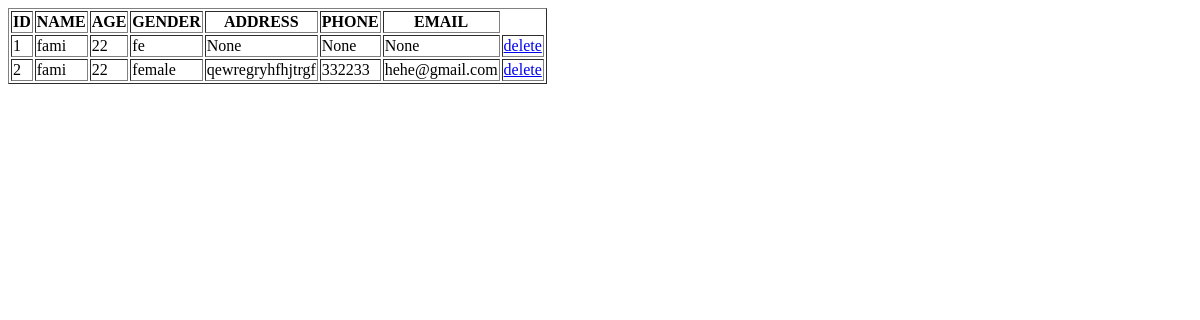
Before: /manageuser with the older database file.
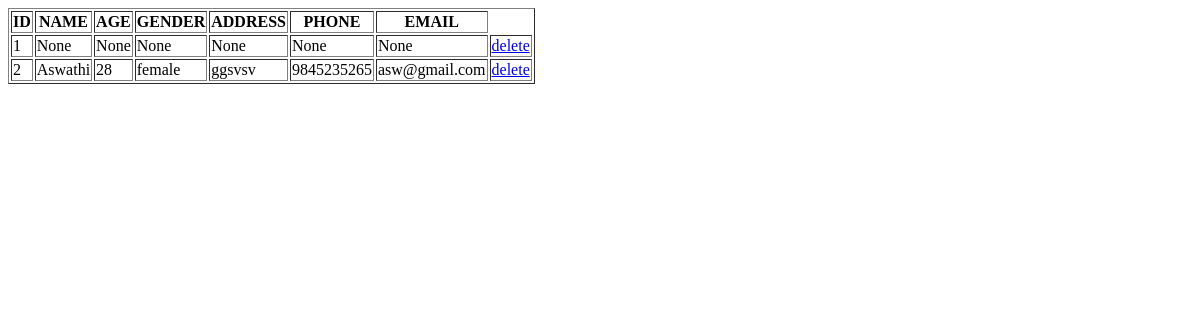
After: the same page with the newer database file.
### roadapp/models.py (models this page shows)
class UserTable(models.Model):
    LOGIN=models.ForeignKey(LoginTable,on_delete=models.CASCADE,null=True,blank=True)
    Name=models.CharField(max_length=20,null=True,blank=True)
    Age=models.IntegerField(null=True,blank=True)
    Gender=models.CharField(max_length=20,null=True,blank=True)
    Address=models.CharField(max_length=50,null=True,blank=True)
    Phone=models.BigIntegerField(null=True,blank=True)
    Email=models.CharField(max_length=50,null=True,blank=True)

### roadapp/views.py (the view)
# urls.py: path('manageuser', manageuser.as_view(), name='manageuser'),
class manageuser(View):
    def get(self, request):
        obj = UserTable.objects.all()
        return render(request, "Administration/manageuser.html", {'val': obj})

### templates/Administration/manageuser.html (shortened to what this page needs)
<!DOCTYPE html>
<html lang="en">
<head>
</head>
<body>
     <table border="1">
        <tr>
            <th>ID</th>
            <th>NAME</th>
            <th>AGE</th>
            <th>GENDER</th>
            <th> ADDRESS</th>
            <th>  PHONE  </th>
            <th>EMAIL</th>
        </tr>
        {% for i in val %}
        <tr>
            <td>{{ forloop.counter }}</td>
            <td>{{i.Name}}</td>
            <td>{{i.Age}}</td>
            <td>{{i.Gender}}</td>
            <td>{{i.Address}}</td>
            <td>{{i.Phone}}</td>
            <td>{{i.Email}}</td>
            <td>
            <a href="/deleteuser/{{i.id}}">delete</a>
            </td>
        </tr>
        {% endfor %}
    </table>
</body>
</html>

Changed rows visible on the page:
removed UserTable: Name "fami", Age "22", Gender "fe", Address "None", Phone "None", Email "None"
removed UserTable: Name "fami", Age "22", Gender "female", Address "qewregryhfhjtrgf", Phone "332233", Email "hehe@gmail.com"
added UserTable: Name "None", Age "None", Gender "None", Address "None", Phone "None", Email "None"
added UserTable: Name "Aswathi", Age "28", Gender "female", Address "ggsvsv", Phone "9845235265", Email "asw@gmail.com"
